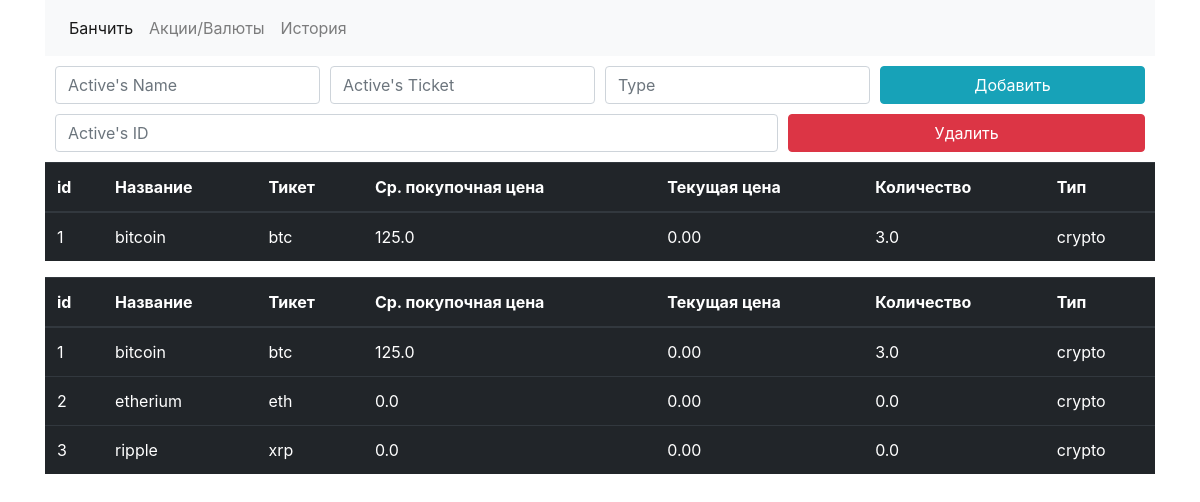
Before: /actives with the older database file.
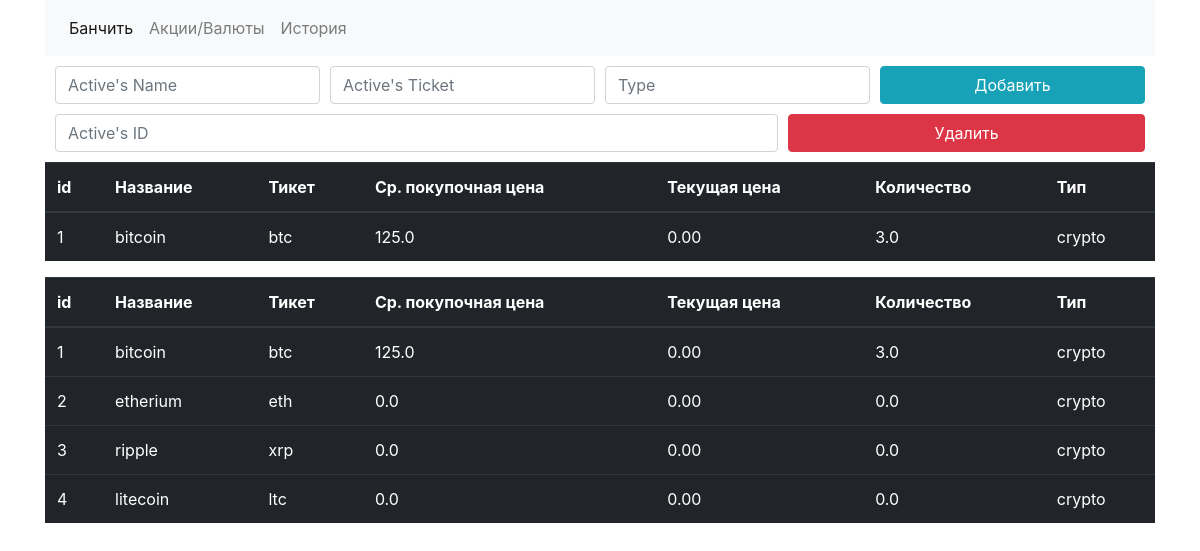
After: the same page with the newer database file.
### portf/models.py (models this page shows, shortened)
class Actives(db.Model):
    id = db.Column(db.Integer, primary_key=True)
    name = db.Column(db.String(20), nullable=False, unique=True)
    ticket = db.Column(db.String(10), nullable=False, unique=True)
    count = db.Column(db.Float, nullable=True, default=0)
    price = db.Column(db.Float, nullable=True, default=0)
    type = db.Column(db.String(10), nullable=False)
    history_orders = db.relationship('History', backref='active')

### portf/routes.py (the view, shortened to what this page needs)
@app.route('/actives', methods=('POST', 'GET'))
def actives():
    actives = Actives.query.filter(Actives.count != 0)
    all_actives = Actives.query.all()
    if 'error' not in locals():
        error = None
    return render_template('actives.html', actives=actives, all_actives=all_actives, error=error)

### portf/templates/actives.html (shortened to what this page needs)
{% extends 'base.html' %}
{% block body %}
    <form method='post' class="horizont_form" autocomplete="off">
      <div class="form-row">
        <div class="col col-6 col-sm-3">
          <input name='active_name' type="text" class="form-control" placeholder="Active's Name">
        </div>
        <div class="col col-6 col-sm-3">
          <input name='ticket' type="text" class="form-control" placeholder="Active's Ticket">
        </div>
        <div class="col col-6 col-sm-3">
          <input name='type' type="text" class="form-control" placeholder="Type">
        </div>
        <div class="col col-6 col-sm-3">
            <button class="btn btn-info btn-block" type="submit">Добавить</button>
        </div>
      </div>
    </form>
    <form method='post' class="horizont_form" autocomplete="off">
      <div class="form-row">
        <div class="col col-8 col-sm-8">
          <input name='id' type="text" class="form-control" placeholder="Active's ID">
        </div>
        <div class="col col-4 col-sm-4">
            <button class="btn btn-danger btn-block" type="submit">Удалить</button>
        </div>
      </div>
    </form>
    <div class="table-responsive table_actives ">
        <table class="table table-hover table-dark">
          <thead>
            <tr>
              <th scope="col">id</th>
              <th scope="col">Название</th>
              <th scope="col">Тикет </th>
              <th scope="col">Ср. покупочная цена</th>
              <th scope="col">Текущая цена</th>
              <th scope="col">Количество</th>
              <th scope="col">Тип</th>
            </tr>
          </thead>
          <tbody>
            {% for active in actives %}
                <tr>
                  <td>{{ active.id }}</td>
                  <td>{{ active.name }}</td>
                  <td>{{ active.ticket }}</td>
                  <td>{{ active.price }}</td>
                  <td id={{ 'actual_' + active.name }}>0.00</td>
                  <td>{{ active.count }}</td>
                  <td>{{ active.type }}</td>
                </tr>
            {% endfor %}
          </tbody>
        </table>
    </div>
    <div class="table-responsive table_all_actives">
        <table class="table table-hover table-dark">
          <thead>
            <tr>
              <th scope="col">id</th>
              <th scope="col">Название</th>
              <th scope="col">Тикет </th>
              <th scope="col">Ср. покупочная цена</th>
              <th scope="col">Текущая цена</th>
              <th scope="col">Количество</th>
              <th scope="col">Тип</th>
            </tr>
          </thead>
          <tbody>
            {% for active in all_actives %}
                <tr>
                  <td>{{ active.id }}</td>
                  <td>{{ active.name }}</td>
                  <td>{{ active.ticket }}</td>
                  <td>{{ active.price }}</td>
                  <td id={{ 'all_actual_' + active.name }}>0.00</td>
                  <td>{{ active.count }}</td>
                  <td>{{ active.type }}</td>
                </tr>
            {% endfor %}
          </tbody>
        </table>
    </div>
{% endblock %}

### portf/templates/base.html (shortened to what this page needs)
<!DOCTYPE html>
<html lang="en">
<head>
    <link rel="stylesheet" href="https://maxcdn.bootstrapcdn.com/bootstrap/4.0.0/css/bootstrap.min.css">
    <link rel="stylesheet" href="{{ url_for('static', filename='style_index.css') }}">
</head>
<body>
    <div class="container main-container">
        <nav class="navbar navbar-expand navbar-light bg-light nav-container">
            <ul class="navbar-nav">
              <li class="nav-item active">
                <a class="nav-link" href="/">Банчить</a>
              </li>
              <li class="nav-item">
                <a class="nav-link" href="/actives">Акции/Валюты</a>
          </li>
              <li class="nav-item">
                <a class="nav-link" href="/history">История</a>
              </li>
            </ul>
        </nav>
        {% block body %}{% endblock %}
    </div>
</body>
</html>
</html>

### portf/static/style_index.css (style rules this page uses)
form { margin: 10px; }
.nav-container { margin-bottom: 10px; }

Changed rows visible on the page:
added Actives: id "4", name "litecoin", ticket "ltc", price "0.0", count "0.0", type "crypto"
